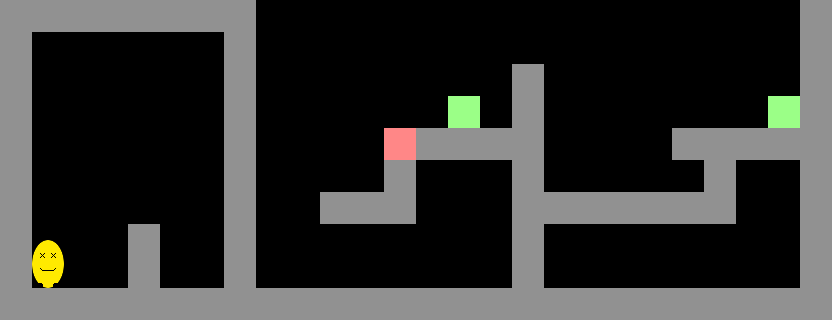

The image is a tile-based game level rendered from a .tmx file. Its description and complete source (layers, tilesets, objects, tile grids) follow:
An orthogonal 26x10 tile map with 32x32 px tiles, 5 tile layers (universal, world1, world2, world3, ...), 2 tilesets.

<map version="1.0" tiledversion="1.1.4" orientation="orthogonal" renderorder="right-down" width="26" height="10" tilewidth="32" tileheight="32" infinite="0" nextobjectid="1">
 <properties>
  <property name="layout" value="1|2;3|4;" />
 </properties>
 <tileset firstgid="1" source="tileset.tsx" />
 <tileset firstgid="13" source="player.tsx" />
 <layer name="universal" width="26" height="10">
  <data encoding="csv">
3,3,3,3,3,3,3,3,0,0,0,0,0,0,0,0,0,0,0,0,0,0,0,0,0,3,
3,0,0,0,0,0,0,3,0,0,0,0,0,0,0,0,0,0,0,0,0,0,0,0,0,3,
3,0,0,0,0,0,0,0,0,0,0,0,0,0,0,0,0,0,0,0,0,0,0,0,0,3,
3,0,0,0,0,0,0,0,0,0,0,0,0,0,0,0,0,0,0,0,0,0,0,0,0,3,
3,0,0,0,0,0,0,0,0,0,0,0,3,3,3,0,0,0,0,0,0,0,3,3,3,3,
3,0,0,0,0,0,0,0,0,0,0,0,0,0,0,0,0,0,0,0,0,0,0,0,0,3,
3,0,0,0,0,0,0,0,0,0,0,0,0,0,0,0,0,0,0,0,0,0,0,0,0,3,
3,0,0,0,0,0,0,0,0,0,0,0,0,0,0,0,0,0,0,0,0,0,0,0,0,3,
3,13,0,0,0,0,0,0,0,0,0,0,0,0,0,0,0,0,0,0,0,0,0,0,0,3,
3,3,3,3,3,0,0,3,3,3,3,3,3,3,3,3,3,3,3,3,3,3,3,3,3,3
</data>
 </layer>
 <layer name="world1" width="26" height="10">
  <data encoding="csv">
0,0,0,0,0,0,0,0,0,0,0,0,0,0,0,0,0,0,0,0,0,0,0,0,0,0,
0,0,0,0,0,0,0,0,0,0,0,0,0,0,0,0,0,0,0,0,0,0,0,0,0,0,
0,0,0,0,0,0,0,0,0,0,0,0,0,0,0,0,0,0,0,0,0,0,0,0,0,0,
0,0,0,0,0,0,0,0,0,0,0,0,0,0,0,0,0,0,0,0,0,0,0,0,2,0,
0,0,0,0,0,0,0,0,0,0,0,0,1,0,0,3,3,0,0,0,0,3,0,0,0,0,
0,0,0,0,0,0,0,0,0,0,0,0,0,0,0,0,3,0,0,0,0,0,0,0,0,0,
0,0,0,0,0,0,0,0,0,0,0,0,0,0,0,0,3,3,3,0,0,0,0,0,0,0,
0,0,0,0,3,0,0,0,0,0,0,0,0,0,0,0,0,0,0,0,0,0,0,0,0,0,
0,0,0,0,3,0,0,0,0,0,0,0,0,0,0,0,0,0,0,0,0,0,0,0,0,0,
0,0,0,0,0,0,0,0,0,0,0,0,0,0,0,0,0,0,0,0,0,0,0,0,0,0
</data>
 </layer>
 <layer name="world2" width="26" height="10">
  <data encoding="csv">
0,0,0,0,0,0,0,0,0,0,0,0,0,0,0,0,0,0,0,0,0,0,0,0,0,0,
0,0,0,0,0,0,0,0,0,0,0,0,0,0,0,0,0,0,0,0,0,0,0,0,0,0,
0,0,0,0,0,0,0,3,0,0,0,0,0,0,0,0,0,0,0,0,0,0,0,0,0,0,
0,0,0,0,0,0,0,3,0,0,0,0,0,0,2,0,0,0,0,0,0,0,0,0,0,0,
0,0,0,0,0,0,0,3,0,0,0,0,3,0,0,3,3,0,0,0,0,0,0,0,0,0,
0,0,0,0,0,0,0,3,0,0,0,0,3,0,0,0,0,0,0,0,0,0,0,0,0,0,
0,0,0,0,0,0,0,3,0,0,3,3,3,0,0,0,0,0,0,0,0,0,0,0,0,0,
0,0,0,0,0,0,0,0,0,0,0,0,0,0,0,0,0,0,0,0,0,0,0,0,0,0,
0,0,0,0,0,0,0,0,0,0,0,0,0,0,0,0,0,0,0,0,0,0,0,0,0,0,
0,0,0,0,0,3,3,0,0,0,0,0,0,0,0,0,0,0,0,0,0,0,0,0,0,0
</data>
 </layer>
 <layer name="world3" width="26" height="10">
  <data encoding="csv">
0,0,0,0,0,0,0,0,0,0,0,0,0,0,0,0,0,0,0,0,0,0,0,0,0,0,
0,0,0,0,0,0,0,0,0,0,0,0,0,0,0,0,0,0,0,0,0,0,0,0,0,0,
0,0,0,0,0,0,0,0,0,0,0,0,0,0,0,0,3,0,0,0,0,0,0,0,0,0,
0,0,0,0,0,0,0,0,0,0,0,0,0,0,2,0,3,0,0,0,0,0,0,0,0,0,
0,0,0,0,0,0,0,0,0,0,0,0,0,0,0,3,3,0,0,0,0,0,0,0,0,0,
0,0,0,0,0,0,0,0,0,0,0,0,0,0,0,0,0,0,0,0,0,0,0,0,0,0,
0,0,0,0,0,0,0,3,0,0,0,0,0,0,0,0,0,0,0,0,0,0,0,0,0,0,
0,0,0,0,0,0,0,3,0,0,0,0,0,0,0,0,0,0,0,0,0,0,0,0,0,0,
0,0,0,0,0,0,0,3,0,0,0,0,0,0,0,0,0,0,0,0,0,0,0,0,0,0,
0,0,0,0,0,0,0,0,0,0,0,0,0,0,0,0,0,0,0,0,0,0,0,0,0,0
</data>
 </layer>
 <layer name="world4" width="26" height="10">
  <data encoding="csv">
0,0,0,0,0,0,0,0,0,0,0,0,0,0,0,0,0,0,0,0,0,0,0,0,0,0,
0,0,0,0,0,0,0,0,0,0,0,0,0,0,0,0,0,0,0,0,0,0,0,0,0,0,
0,0,0,0,0,0,0,0,0,0,0,0,0,0,0,0,0,0,0,0,0,0,0,0,0,0,
0,0,0,0,0,0,0,0,0,0,0,0,0,0,0,0,0,0,0,0,0,0,0,0,2,0,
0,0,0,0,0,0,0,0,0,0,0,0,1,0,0,0,0,0,0,0,0,0,0,0,0,0,
0,0,0,0,0,0,0,0,0,0,0,0,0,0,0,0,0,0,0,0,0,0,3,0,0,0,
0,0,0,0,0,0,0,0,0,0,0,0,0,0,0,0,0,0,0,3,3,3,3,0,0,0,
0,0,0,0,0,0,0,0,0,0,0,0,0,0,0,0,3,0,0,0,0,0,0,0,0,0,
0,0,0,0,0,0,0,0,0,0,0,0,0,0,0,0,3,0,0,0,0,0,0,0,0,0,
0,0,0,0,0,0,0,0,0,0,0,0,0,0,0,0,0,0,0,0,0,0,0,0,0,0
</data>
 </layer>
</map>
